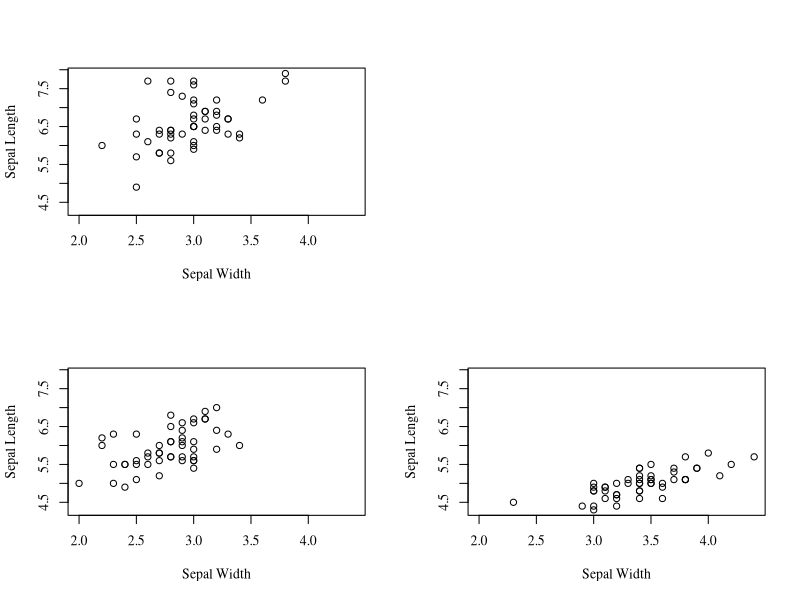
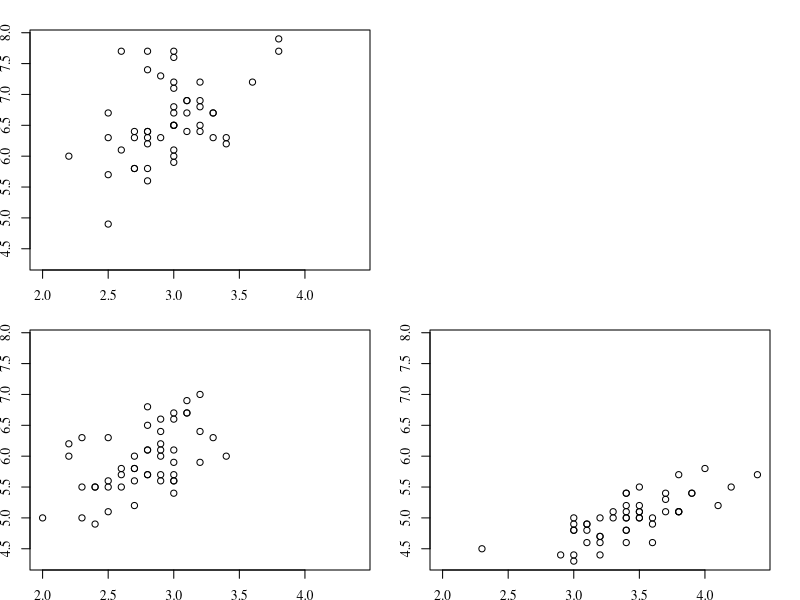
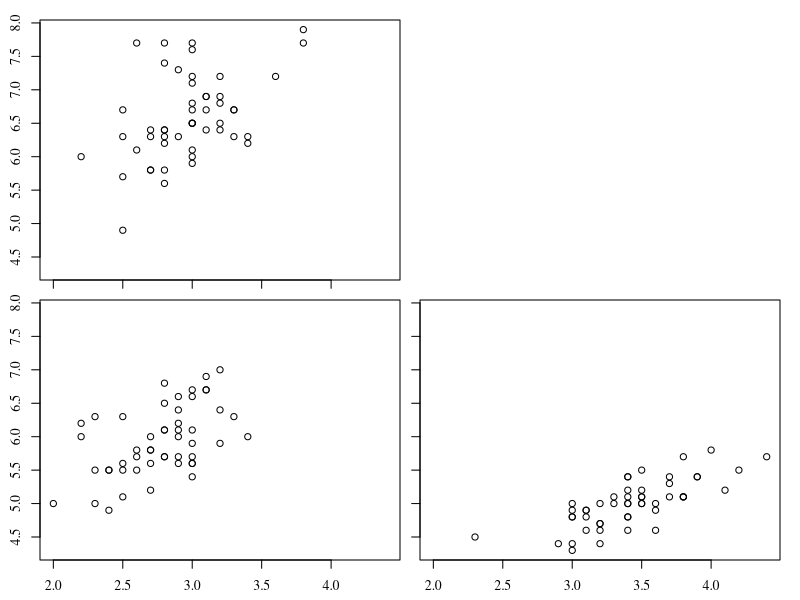
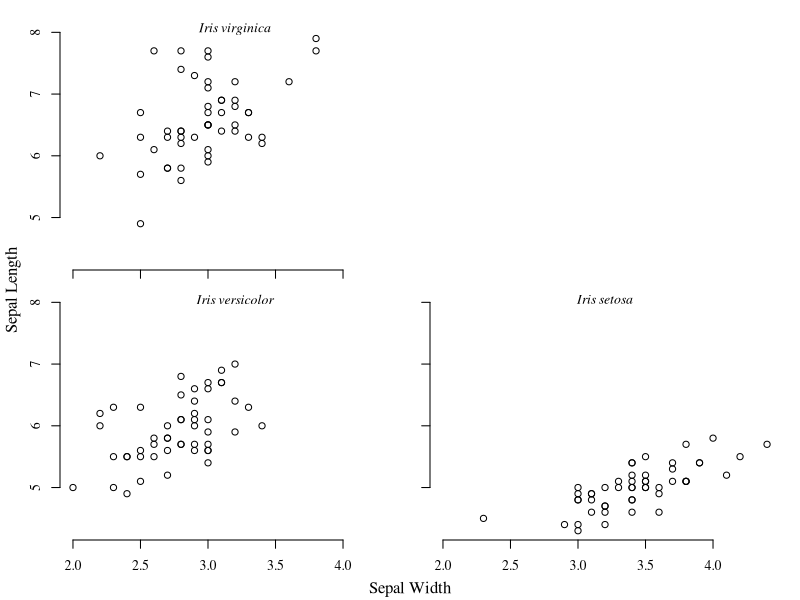
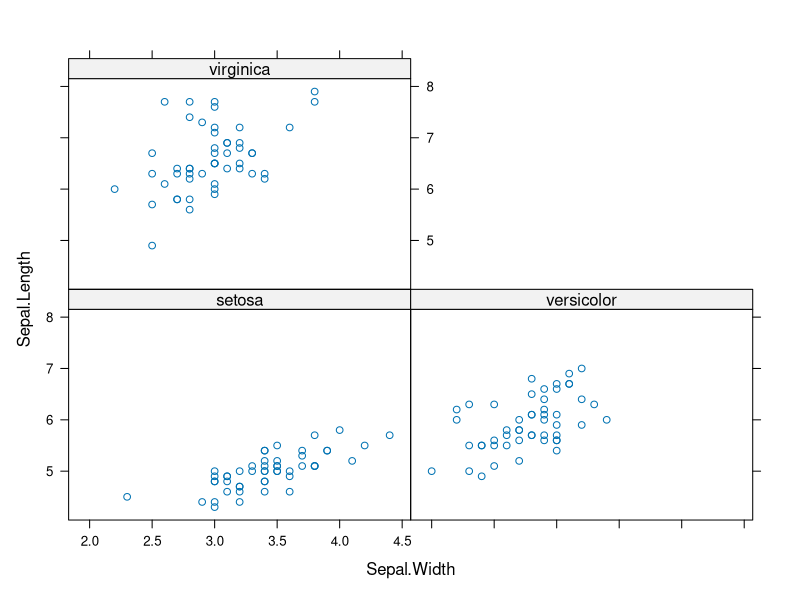
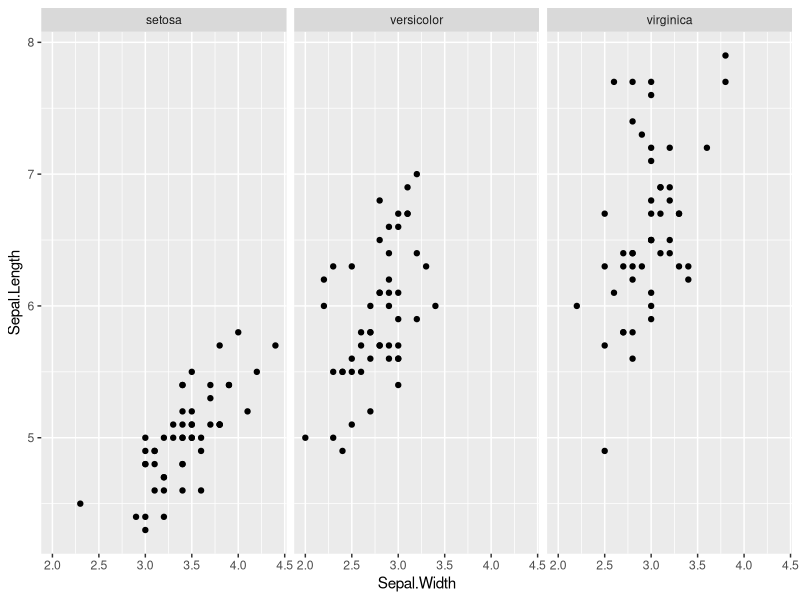

Reproduce these figures in R, in order.
## ---- chunk 1
knitr::opts_chunk$set(collapse = TRUE)
## ---- chunk 2
min.width = min(iris$Sepal.Width)
min.length = min(iris$Sepal.Length)
max.width = max(iris$Sepal.Width)
max.length = max(iris$Sepal.Length)
## ---- chunk 3
par(mfrow=c(2,2), tcl=-0.5, family="serif")

# Top left panel
plot(Sepal.Length~Sepal.Width, data=iris, subset=(Species=="virginica"), 
     xlab="Sepal Width", ylab="Sepal Length", xlim=c(min.width,max.width), 
     ylim=c(min.length,max.length))

# Top right panel
plot.new()

# Bottom left panel
plot(Sepal.Length~Sepal.Width, data=iris, subset=(Species=="versicolor"), 
     xlab="Sepal Width", ylab="Sepal Length", xlim=c(min.width,max.width), 
     ylim=c(min.length,max.length))

# Bottom right panel
plot(Sepal.Length~Sepal.Width, data=iris, subset=(Species=="setosa"), 
     xlab="Sepal Width", ylab="Sepal Length", xlim=c(min.width,max.width), 
     ylim=c(min.length,max.length))
## ---- chunk 4
par(mfrow=c(2,2), tcl=-0.5, family="serif", mai=c(0.3,0.3,0.3,0.3))

# Top left panel
plot(Sepal.Length~Sepal.Width, data=iris, subset=(Species=="virginica"), 
     xlab=" ", ylab=" ", xlim=c(min.width,max.width), ylim=c(min.length,max.length))

# Top right panel
plot.new()

# Bottom left panel
plot(Sepal.Length~Sepal.Width, data=iris, subset=(Species=="versicolor"), 
     xlab=" ", ylab=" ", xlim=c(min.width,max.width), ylim=c(min.length,max.length))

# Bottom right panel
plot(Sepal.Length~Sepal.Width, data=iris, subset=(Species=="setosa"), 
     xlab=" ", ylab=" ", xlim=c(min.width,max.width), ylim=c(min.length,max.length))
## ---- chunk 5
par(mfrow=c(2,2), tcl=-0.5, family="serif")

# Top left panel
par(mai=c(0.2,0.4,0.2,0))
plot(Sepal.Length~Sepal.Width, data=iris, subset=(Species=="virginica"), 
     xlab=" ", ylab=" ", xlim=c(min.width,max.width), ylim=c(min.length,max.length), xaxt="n")
axis(1, labels=FALSE)

# Top right panel
plot.new()

# Bottom left panel
par(mai=c(0.4,0.4,0,0))
plot(Sepal.Length~Sepal.Width, data=iris, subset=(Species=="versicolor"), xlab=" ", ylab=" ",
     xlim=c(min.width,max.width), ylim=c(min.length,max.length))

# Bottom right panel
par(mai=c(0.4,0.2,0,0.2))
plot(Sepal.Length~Sepal.Width, data=iris, subset=(Species=="setosa"), xlab=" ", ylab=" ",
     xlim=c(min.width,max.width), ylim=c(min.length,max.length), yaxt="n")
axis(2, labels=FALSE)
## ---- chunk 6
par(mfrow=c(2,2), tcl=-0.5, family="serif", omi=c(0.2,0.2,0,0))

# Top left panel
par(mai=c(0.2,0.4,0.2,0))
plot(Sepal.Length~Sepal.Width, data=iris, subset=(Species=="virginica"), xlab=" ", ylab=" ", 
     xlim=c(min.width,max.width), ylim=c(min.length,max.length+0.15), xaxt="n", bty="n")
axis(1, labels=F)
text((max.width-min.width)/2 + min.width, max.length+0.15, expression(italic("Iris virginica")))

# Top right panel
plot.new()

# Bottom left panel
par(mai=c(0.4,0.4,0,0))
plot(Sepal.Length~Sepal.Width, data=iris, subset=(Species=="versicolor"), xlab=" ", ylab=" ", xlim=c(min.width,max.width), ylim=c(min.length,max.length+0.15), bty="n")
text((max.width-min.width)/2 + min.width, max.length+0.15, expression(italic("Iris versicolor")))

# Bottom right panel
par(mai=c(0.4,0.2,0,0.2))
plot(Sepal.Length~Sepal.Width, data=iris, subset=(Species=="setosa"), xlab=" ", ylab=" ",
     xlim=c(min.width,max.width), ylim=c(min.length,max.length+0.15), yaxt="n", bty="n")
axis(2, labels=F)
text((max.width-min.width)/2 + min.width, max.length+0.15, expression(italic("Iris setosa")))

mtext("Sepal Width", side=1, outer=T, at=0.5)
mtext("Sepal Length", side=2, outer=T, at=0.5)
## ---- chunk 7
library(lattice)
xyplot(Sepal.Length~Sepal.Width|Species,data=iris)
## ---- chunk 8
library(ggplot2)
ggplot(iris, aes(x = Sepal.Width, y = Sepal.Length)) +
  geom_point() +
  facet_wrap(~Species)
